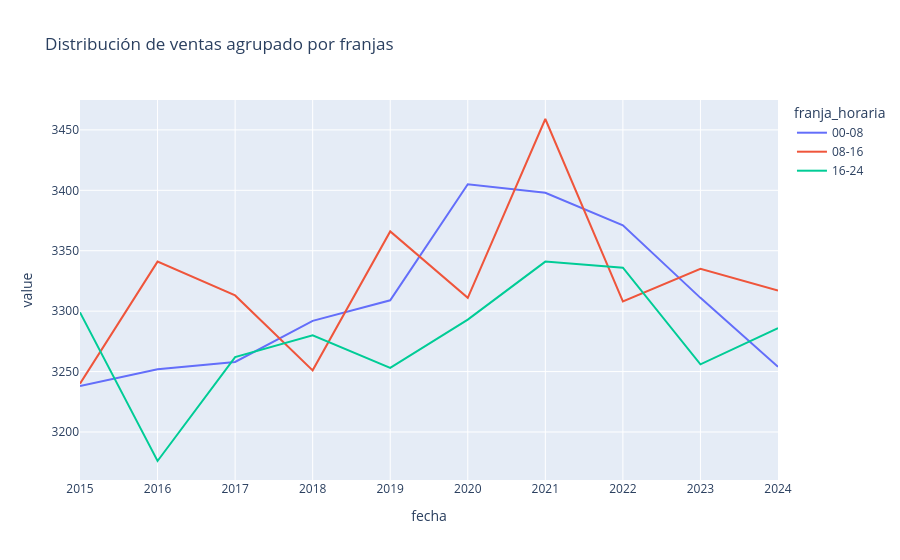

This figure's notebook cell:
### Code cell
fig_px_24 = px.line(data_frame=cross_productos, title='Distribución de ventas agrupado por franjas')
fig_px_24.show()

### Figure 1 — Plotly figure (JSON) as saved in the notebook; plotly's stock layout.template omitted (floating-point values rounded to 4 significant figures)
{"data": [{"hovertemplate": "franja_horaria=00-08<br>fecha=%{x}<br>value=%{y}<extra></extra>", "legendgroup": "00-08", "line": {"color": "#636efa", "dash": "solid"}, "marker": {"symbol": "circle"}, "mode": "lines", "name": "00-08", "orientation": "v", "showlegend": true, "type": "scatter", "x": [2015, 2016, 2017, 2018, 2019, 2020, 2021, 2022, 2023, 2024], "xaxis": "x", "y": [3238, 3252, 3258, 3292, 3309, 3405, 3398, 3371, 3311, 3254], "yaxis": "y"}, {"hovertemplate": "franja_horaria=08-16<br>fecha=%{x}<br>value=%{y}<extra></extra>", "legendgroup": "08-16", "line": {"color": "#EF553B", "dash": "solid"}, "marker": {"symbol": "circle"}, "mode": "lines", "name": "08-16", "orientation": "v", "showlegend": true, "type": "scatter", "x": [2015, 2016, 2017, 2018, 2019, 2020, 2021, 2022, 2023, 2024], "xaxis": "x", "y": [3240, 3341, 3313, 3251, 3366, 3311, 3459, 3308, 3335, 3317], "yaxis": "y"}, {"hovertemplate": "franja_horaria=16-24<br>fecha=%{x}<br>value=%{y}<extra></extra>", "legendgroup": "16-24", "line": {"color": "#00cc96", "dash": "solid"}, "marker": {"symbol": "circle"}, "mode": "lines", "name": "16-24", "orientation": "v", "showlegend": true, "type": "scatter", "x": [2015, 2016, 2017, 2018, 2019, 2020, 2021, 2022, 2023, 2024], "xaxis": "x", "y": [3299, 3176, 3262, 3280, 3253, 3293, 3341, 3336, 3256, 3286], "yaxis": "y"}], "layout": {"legend": {"title": {"text": "franja_horaria"}, "tracegroupgap": 0}, "title": {"text": "Distribución de ventas agrupado por franjas"}, "xaxis": {"anchor": "y", "domain": [0, 1], "title": {"text": "fecha"}}, "yaxis": {"anchor": "x", "domain": [0, 1], "title": {"text": "value"}}}}
